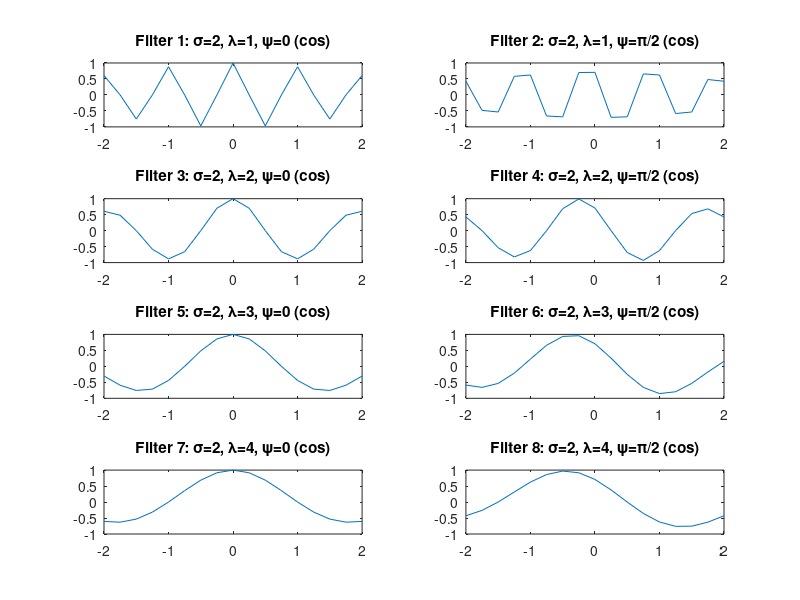

Here is the MATLAB script that generated this plot: (Note: this script raises an error after producing the figure.)
%othogonal
%Persevalization

%Chapter 1 create GaborFilters
clear;
% Parameters
sigma1 = 2;
sigma2 = 3;
sigma3 = 1;
lambda1 = 1;
lambda2 = 2;
lambda3 = 3;
lambda4 = 4;
psi1 = 0;
psi2 = pi/4;

% Sampling points
x = linspace(-2, 2, 17);

% Generate filters (cosine)
g1 = exp(-x.^2 / (2 * sigma1^2)) .* cos(2 * pi * x / lambda1 + psi1);
g2 = exp(-x.^2 / (2 * sigma1^2)) .* cos(2 * pi * x / lambda1 + psi2);
g2prime = exp(-x.^2 / (2 * sigma1^2)) .* cos(2 * pi * x / (lambda1-0.2) + psi2);
g3 = exp(-x.^2 / (2 * sigma1^2)) .* cos(2 * pi * x / lambda2 + psi1);
g3prime = exp(-x.^2 / (2 * (sigma1-0.5)^2)) .* cos(2 * pi * x / lambda2 + psi1);
g4 = exp(-x.^2 / (2 * sigma1^2)) .* cos(2 * pi * x / lambda2 + psi2);
g5 = exp(-x.^2 / (2 * sigma1^2)) .* cos(2 * pi * x / lambda3 + psi1);
g6 = exp(-x.^2 / (2 * sigma1^2)) .* cos(2 * pi * x / lambda3 + psi2);
g6prime = exp(-x.^2 / (2 * sigma1^2)) .* cos(2 * pi * x / (lambda3) + psi2);
g7 = exp(-x.^2 / (2 * sigma1^2)) .* cos(2 * pi * x / lambda4 + psi1);
g8 = exp(-x.^2 / (2 * sigma1^2)) .* cos(2 * pi * x / lambda4 + psi2);

% Generate filters (sine)
h1 = exp(-x.^2 / (2 * sigma2^2)) .* sin(2 * pi * x / lambda1 + psi1);
h2 = exp(-x.^2 / (2 * sigma2^2)) .* sin(2 * pi * x / lambda1 + psi2);
h3 = exp(-x.^2 / (2 * sigma2^2)) .* sin(2 * pi * x / lambda2 + psi1);
h4 = exp(-x.^2 / (2 * sigma2^2)) .* sin(2 * pi * x / lambda2 + psi2);
h5 = exp(-x.^2 / (2 * sigma2^2)) .* sin(2 * pi * x / lambda3 + psi1);
h6 = exp(-x.^2 / (2 * sigma2^2)) .* sin(2 * pi * x / lambda3 + psi2);
h7 = exp(-x.^2 / (2 * sigma2^2)) .* sin(2 * pi * x / lambda4 + psi1);
h8 = exp(-x.^2 / (2 * sigma2^2)) .* sin(2 * pi * x / lambda4 + psi2);
h9 = exp(-x.^2 / (2 * sigma1^2)) .* sin(2 * pi * x / lambda1 + psi1);
h10 = exp(-x.^2 / (2 * sigma1^2)) .* sin(2 * pi * x / lambda1 + psi2);
h11 = exp(-x.^2 / (2 * sigma1^2)) .* sin(2 * pi * x / lambda2 + psi1);
h12 = exp(-x.^2 / (2 * sigma1^2)) .* sin(2 * pi * x / lambda2 + psi2);
h13 = exp(-x.^2 / (2 * sigma1^2)) .* sin(2 * pi * x / lambda3 + psi1);
h14 = exp(-x.^2 / (2 * sigma1^2)) .* sin(2 * pi * x / lambda3 + psi2);
h15 = exp(-x.^2 / (2 * sigma1^2)) .* sin(2 * pi * x / lambda4 + psi1);
h16 = exp(-x.^2 / (2 * sigma1^2)) .* sin(2 * pi * x / lambda4 + psi2);
h17 = exp(-x.^2 / (2 * sigma3^2)) .* sin(2 * pi * x / lambda1 + psi1);
h18 = exp(-x.^2 / (2 * sigma3^2)) .* sin(2 * pi * x / lambda1 + psi2);
h19 = exp(-x.^2 / (2 * sigma3^2)) .* sin(2 * pi * x / lambda2 + psi1);
h20 = exp(-x.^2 / (2 * sigma3^2)) .* sin(2 * pi * x / lambda2 + psi2);
h21 = exp(-x.^2 / (2 * sigma3^2)) .* sin(2 * pi * x / lambda3 + psi1);
h22 = exp(-x.^2 / (2 * sigma3^2)) .* sin(2 * pi * x / lambda3 + psi2);
h23 = exp(-x.^2 / (2 * sigma3^2)) .* sin(2 * pi * x / lambda4 + psi1);
h24 = exp(-x.^2 / (2 * sigma3^2)) .* sin(2 * pi * x / lambda4 + psi2);
h25 = exp(-x.^2 / (2 * sigma3^2)) .* sin(2 * pi * x / lambda1 + psi1);
h26 = exp(-x.^2 / (2 * sigma3^2)) .* sin(2 * pi * x / lambda1 + psi2);
h27 = exp(-x.^2 / (2 * sigma3^2)) .* sin(2 * pi * x / lambda2 + psi1);
h28 = exp(-x.^2 / (2 * sigma3^2)) .* sin(2 * pi * x / lambda2 + psi2);
h29 = exp(-x.^2 / (2 * sigma3^2)) .* sin(2 * pi * x / lambda3 + psi1);
h30 = exp(-x.^2 / (2 * sigma3^2)) .* sin(2 * pi * x / lambda3 + psi2);
h31 = exp(-x.^2 / (2 * sigma3^2)) .* sin(2 * pi * x / lambda4 + psi1);
h32 = exp(-x.^2 / (2 * sigma3^2)) .* sin(2 * pi * x / lambda4 + psi2);

% Plot filters (cosine)
figure;
subplot(4, 2, 1); plot(x, g1); title('Filter 1: \sigma=2, \lambda=1, \psi=0 (cos)');
subplot(4, 2, 2); plot(x, g2); title('Filter 2: \sigma=2, \lambda=1, \psi=\pi/2 (cos)');
subplot(4, 2, 3); plot(x, g3); title('Filter 3: \sigma=2, \lambda=2, \psi=0 (cos)');
subplot(4, 2, 4); plot(x, g4); title('Filter 4: \sigma=2, \lambda=2, \psi=\pi/2 (cos)');
subplot(4, 2, 5); plot(x, g5); title('Filter 5: \sigma=2, \lambda=3, \psi=0 (cos)');
subplot(4, 2, 6); plot(x, g6); title('Filter 6: \sigma=2, \lambda=3, \psi=\pi/2 (cos)');
subplot(4, 2, 7); plot(x, g7); title('Filter 7: \sigma=2, \lambda=4, \psi=0 (cos)');
subplot(4, 2, 8); plot(x, g8); title('Filter 8: \sigma=2, \lambda=4, \psi=\pi/2 (cos)');
sgtitle('Highpass Gabor Filters (Cosine)');

% Plot filters (sine)
figure;
subplot(4, 2, 1); plot(x, h1); title('Filter 9: \sigma=3, \lambda=1, \psi=0 (sin)');
subplot(4, 2, 2); plot(x, h2); title('Filter 10: \sigma=3, \lambda=1, \psi=\pi/2 (sin)');
subplot(4, 2, 3); plot(x, h3); title('Filter 11: \sigma=3, \lambda=2, \psi=0 (sin)');
subplot(4, 2, 4); plot(x, h4); title('Filter 12: \sigma=3, \lambda=2, \psi=\pi/2 (sin)');
subplot(4, 2, 5); plot(x, h5); title('Filter 13: \sigma=3, \lambda=3, \psi=0 (sin)');
subplot(4, 2, 6); plot(x, h6); title('Filter 14: \sigma=3, \lambda=3, \psi=\pi/2 (sin)');
subplot(4, 2, 7); plot(x, h7); title('Filter 15: \sigma=3, \lambda=4, \psi=0 (sin)');
subplot(4, 2, 8); plot(x, h8); title('Filter 16: \sigma=3, \lambda=4, \psi=\pi/2 (sin)');
sgtitle('Highpass Gabor Filters (Sine)');

% Combine filters into gaborMatrix
GaborMatrix1 = [g1; g4; g5; g7; g8; h1; h2; h3; h4; h5; h6; h7; h8];
svdGaborMatrix1 = svd(GaborMatrix1);





%Chapter2 Try to eliminate bad filters which makes linearly dependent
GaborMatrix2 = [g1; g2prime; g3prime; g4; g5; g6prime; g7; g8; h1; h2; h3; h4; h5; h6; h7; h8; h9; h10; h11; h12; h13; h14; h15; h16; h17; h18; h19; h20; h21; h22; h23; h24; h25; h26; h27; h28; h29; h30; h31; h32];
svdGaborMatrix2 = svd(GaborMatrix2);




%Chapter3 Subtract the mean to make each filter zero mean
for i = 1:size(GaborMatrix2, 1)
    GaborMatrix2(i, :) = GaborMatrix2(i, :) - mean(GaborMatrix2(i, :));
    GaborMatrix2(i, end) = GaborMatrix2(i, end) - sum(GaborMatrix2(i, :));
end

% Check the sum of each row to ensure they are zero
Checkrow_sums = sum(GaborMatrix2, 2);
disp('Sum of each row of GaborMatrix2 after adjustments:');
disp(Checkrow_sums);

%Chapter 4: add the lowpass and the function of interest
lowpass = (1/2^16) * [1, 16, 120, 560, 1820, 4368, 8008, 11440, 12870, 11440, 8008, 4368, 1820, 560, 120, 16, 1];
Q_pre = [lowpass; GaborMatrix2];
SVDQ_pre = svd(Q_pre);

% Define the function (with handling for x = 0 to avoid division by zero)
% Define the function f as a column vector in the interval [-2, 2],
% breaking into 4/6000 small subintervals.
N = 24000;
x = linspace(-2, 2, N)'; % The apostrophe (') here transposes the row vector to a column vector

% Function:
f = (x.^2 .* sin(x.^-2)) ./ exp(0.01 * x.^2);
f(x == 0) = 0; % Define the function at x = 0 to avoid division by zero
sizef = size(f);

% Display the function
figure;
plot(x, f);
title('Function f(x) with a = 2');
xlabel('x');
ylabel('f(x)');

% Initialize the approximation
f_prime = zeros(size(f));

% Define lowpass filter
lowpass = (1/2^16) * [1, 16, 120, 560, 1820, 4368, 8008, 11440, 12870, 11440, 8008, 4368, 1820, 560, 120, 16, 1];

% Make highpass filters orthogonal to lowpass filter
for i = 1:size(GaborMatrix2, 1)
    highpass_filter = GaborMatrix2(i, :);
    projection = (dot(lowpass, highpass_filter) / dot(lowpass, lowpass)) * lowpass;
    GaborMatrix2(i, :) = highpass_filter - projection;
end

%Normalize by max singular value
Q = Q_pre / 8.8;

% Perform Singular Value Decomposition (SVD)
[U, S, V] = svd(Q);
SVDQ = svd(Q);
% Ensure the singular values are less than or equal to 1
singular_values = diag(S);

if all(singular_values <= 1.0005)
    % Construct D2 matrix
    Sigma2 = diag(sqrt(1 - singular_values.^2));
    D2 = Sigma2 * V';
    
    % Form the Parseval frame
    Q2pre = [Q; D2];
    
    % make sure no imaginary
    Q2 = real(Q2pre);
    
    % Verify the Parseval frame
    if norm(Q2' * Q2 - eye(size(Q2, 2))) < 1e-10
        disp('Parseval frame verified.');
    else
        disp('Parseval frame verification failed.');
    end
else
    disp('Singular values are not all less than or equal to 1.');
end

% lowpass filter reconstruction
f_conv0 = conv(f, lowpass, 'same'); % First convolution
f_double_conv0 = conv(f_conv0, lowpass, 'same'); % Second convolution
f_prime = f_prime + f_double_conv0;

% Perform double convolution with each orthogonalized highpass filter
for i = 1:size(Q2, 1) %Replace GaborMatrix2 with Q2
    H = Q2(i, :);
    f_conv = conv(f, H, 'same'); % First convolution
    f_double_conv = conv(f_conv, H, 'same'); % Second convolution
    f_prime = f_prime + f_double_conv;
end

% Calculate the error
error = f - f_prime;

% Display the reconstructed function
figure;
plot(x, f_prime, 'r--', 'DisplayName', 'Reconstructed Function $\hat{f}(x)$');
title('Reconstructed Function');
xlabel('x');
ylabel('Function Value');
legend('Interpreter', 'latex');

% Trick to scale
% Calculate the scaling factor
scaling_factor = max(abs(f)) / max(abs(f_prime));
% Apply the scaling factor to the reconstructed signal
f_prime = f_prime * scaling_factor;

% Display the original and reconstructed function
figure;
plot(x, f, 'b', 'DisplayName', 'Original Function f(x)');
hold on;
plot(x, f_prime, 'r--', 'DisplayName', 'Reconstructed Function $\hat{f}(x)$');
title('Original and Reconstructed Function');
xlabel('x');
ylabel('Function Value');
legend('Interpreter', 'latex');

% Calculate the error
error = f - f_prime;

% Calculate the Mean Squared Error (MSE)
mse = mean(error.^2);

% Calculate the Peak Signal-to-Noise Ratio (PSNR)
psnr_value = 10 * log10(max(f.^2) / mse);
